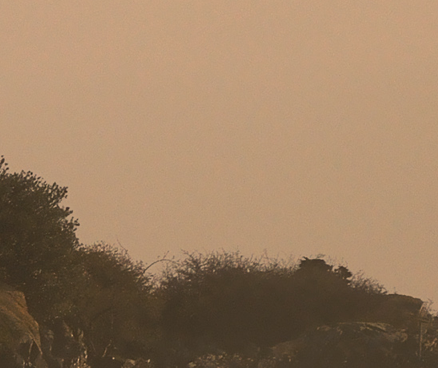
#> input picture 01_study/07_affine/sample.png, 438 x 368 px
$ python affine.py
#> lines starting #> are read from the running program, lines starting #| are printed output that depends on the picture
# -*- coding: utf-8 -*-
import cv2
import numpy as np

img = cv2.imread('sample.png')
#> img is the input picture: shape (368, 438, 3); mean B, G, R 97.4, 125.5, 154.1

# cv2.imshow('image',img)

width = img.shape[1]
#> width = 438
height = img.shape[0]
#> height = 368
center = tuple(np.array([width/2, height/2]))
#> center = (219, 184)
size = tuple(np.array([width,height]))
#> size = (438, 368)

# 回転軸を指定しないafine
# 回転させたい角度
rad = 45*np.pi/180
movX = 10
movY = 10

matrix = [
  [np.cos(rad),-1*np.sin(rad),movX],
  [np.sin(rad),np.cos(rad),movY]
]

afMat = np.float32(matrix)

# 回転軸を指定するafine
angle = 45
scale = 1.0
rotMat = cv2.getRotationMatrix2D(center,angle,scale)

# afnImg = cv2.warpAffine(img,afMat,size,flags=cv2.INTER_LINEAR)
afnImg = cv2.warpAffine(img,rotMat,size,flags=cv2.INTER_CUBIC)
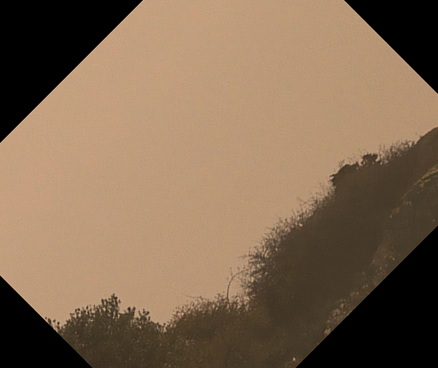
#> afnImg: shape (368, 438, 3); mean B, G, R 82.3, 105.7, 129.6
cv2.imshow('affine image',afnImg)
cv2.imwrite('affine.png',afnImg)
cv2.waitKey(0)
cv2.destroyAllWindows()
